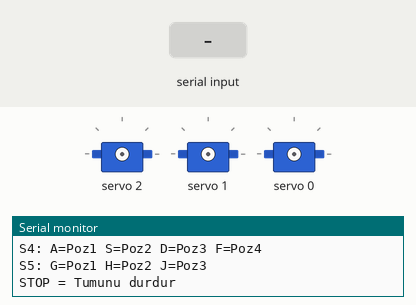
Recording of a sketch running on a simulated Arduino Uno, built with avr-gcc and run on an emulated ATmega328P. Parts: 3 × servo, the last lines printed to the serial monitor. The inputs (shaded band) are chosen by the test bench.

Above: at 1.2 s.
1.3 s: "7\n" received over Serial
At 1.45 s:
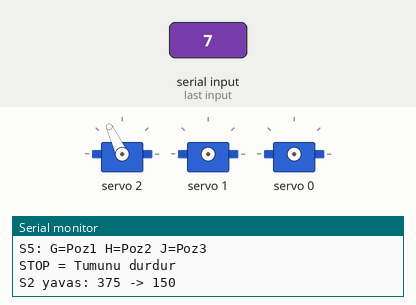
4.3 s: "1\n" received over Serial
7.3 s: "2\n" received over Serial
At 7.6 s:
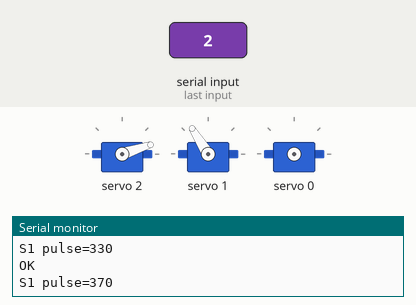
8.8 s: "4\n" received over Serial
10.3 s: "3\n" received over Serial
At 11.1 s:
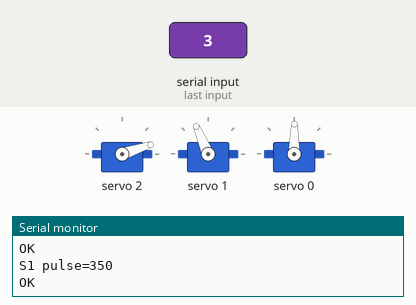
Timing chart, 0 to 12.8 s (numbered marks = the images above; inputs shaded):
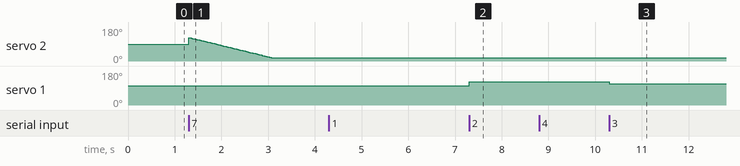

Measured:
- after the input at 7.3 s, servo 1: 103° → 122° at once
- after the input at 10.3 s, servo 1: 122° → 113° at once

The sketch:

robot_kol.ino
```cpp
/*
  Robot Arm Control / Robot Kol Kontrol - Arduino Uno + PCA9685

  S1 (Channel/Kanal 1): MG996R - BASE / TABAN
    1=left/sol(330), 2=right/sag(370), 3=stop/dur(350)
  S0 (Channel/Kanal 0): DS 60KG - SHOULDER / OMUZ
    4=left/sol(300), 5=right/sag(400), 6=stop/dur(350)
  S2 (Channel/Kanal 2): MG996R - Positional / Pozisyonel
    7=Pos1/Poz1(150), 8=Pos2/Poz2(375), 9=Pos3/Poz3(600)
  S3 (Channel/Kanal 3): MG90S - 4 positions / 4 pozisyon
    Q=Pos1(100) W=Pos2(267) E=Pos3(433) R=Pos4(600)
  S4 (Channel/Kanal 4): MG90S - 4 positions / 4 pozisyon
    A=Pos1(100) S=Pos2(267) D=Pos3(433) F=Pos4(600)
  S5 (Channel/Kanal 5): MG90S - 3 positions / 3 pozisyon
    G=Pos1(100) H=Pos2(350) J=Pos3(600)

  Commands / Komutlar:
    1-9 = S0-S2 control / kontrol
    Q-W-E-R = S3 4 positions / pozisyon
    A-S-D-F = S4 4 positions / pozisyon
    G-H-J = S5 3 positions / pozisyon
    STOP = Stop all / Tumunu durdur
*/

#include <Wire.h>
#include <Adafruit_PWMServoDriver.h>

Adafruit_PWMServoDriver pwm = Adafruit_PWMServoDriver(0x40);

// === S0 (DS 60KG) ===
#define S0_SOL       300
#define S0_SAG       400
#define S0_DUR       350

// === S1 (MG996R) ===
#define S1_SOL       330
#define S1_SAG       370
#define S1_DUR       350

// === S2 (MG996R - Positional / Pozisyonel) ===
#define S2_POS1      150    // 7 - one end / bir uc (0 deg / derece)
#define S2_POS2      375    // 8 - middle / orta (90 deg / derece)
#define S2_POS3      600    // 9 - other end / diger uc (180 deg / derece)
#define S2_ADIM      2      // Pulse step per move / Her adimda kac pulse (small=slow / kucuk=yavas)
#define S2_BEKLEME   15     // Delay between steps ms / Adimlar arasi bekleme ms (big=slow / buyuk=yavas)

// === S3 (MG90S) - 4 Positions / Pozisyon ===
#define S3_POS1      100    // Q - far left / en sol
#define S3_POS2      267    // W
#define S3_POS3      433    // E
#define S3_POS4      600    // R - far right / en sag

// === S4 (MG90S) - 4 Positions / Pozisyon ===
#define S4_POS1      100    // A - far left / en sol
#define S4_POS2      267    // S
#define S4_POS3      433    // D
#define S4_POS4      600    // F - far right / en sag

// === S5 (MG90S) - 3 Positions / Pozisyon ===
#define S5_POS1      100    // G - one end / bir uc
#define S5_POS2      350    // H - middle / orta
#define S5_POS3      600    // J - other end / diger uc

// === Timing settings / Zaman ayarlari ===
#define HAREKET_SURESI  500

String inputString = "";
bool stringComplete = false;
int s2Pozisyon = S2_POS2;  // S2 starting position / baslangic pozisyonu (middle / orta)

void setup() {
  Serial.begin(115200);

  pwm.begin();
  pwm.setPWMFreq(50);
  delay(10);

  // Turn off all channels at startup / Baslangicta tum kanallari kapat
  for (int i = 0; i < 16; i++) {
    pwm.setPWM(i, 0, 4096);
  }

  Serial.println("=== ROBOT KOL KONTROL ===");
  Serial.println("S0-S2:");
  Serial.println("  1=S1sol 2=S1sag 3=S1dur");
  Serial.println("  4=S0sol 5=S0sag 6=S0dur");
  Serial.println("  7=S2poz1 8=S2poz2 9=S2poz3");
  Serial.println("S3: Q=Poz1 W=Poz2 E=Poz3 R=Poz4");
  Serial.println("S4: A=Poz1 S=Poz2 D=Poz3 F=Poz4");
  Serial.println("S5: G=Poz1 H=Poz2 J=Poz3");
  Serial.println("STOP = Tumunu durdur");
  Serial.println();
}

void loop() {
  // Read serial input / Seri porttan veri oku
  while (Serial.available()) {
    char inChar = (char)Serial.read();
    if (inChar == '\n') {
      stringComplete = true;
    } else if (inChar != '\r') {
      inputString += inChar;
    }
  }

  // Process command when line is complete / Satir tamamlandiginda komutu isle
  if (stringComplete) {
    inputString.trim();
    inputString.toUpperCase();
    handleCommand(inputString);
    inputString = "";
    stringComplete = false;
  }
}

void handleCommand(String cmd) {
  // Stop everything / Her seyi durdur
  if (cmd == "STOP") {
    killAll();
    Serial.println("OK STOP");
    return;
  }

  // Numeric commands (1-9) / Sayisal komutlar (1-9)
  if (cmd == "1") { hareketEt(1, S1_SOL); return; }
  if (cmd == "2") { hareketEt(1, S1_SAG); return; }
  if (cmd == "3") { hareketEt(1, S1_DUR); return; }
  if (cmd == "4") { hareketEt(0, S0_SOL); return; }
  if (cmd == "5") { hareketEt(0, S0_SAG); return; }
  if (cmd == "6") { hareketEt(0, S0_DUR); return; }
  if (cmd == "7") { hareketEtYavasS2(S2_POS1); return; }
  if (cmd == "8") { hareketEtYavasS2(S2_POS2); return; }
  if (cmd == "9") { hareketEtYavasS2(S2_POS3); return; }

  // S3 (Q-W-E-R) - 4 positions, signal cut to avoid heating / 4 pozisyon, sinyal kesilir, isinmaz
  if (cmd == "Q") { hareketEt(3, S3_POS1); return; }
  if (cmd == "W") { hareketEt(3, S3_POS2); return; }
  if (cmd == "E") { hareketEt(3, S3_POS3); return; }
  if (cmd == "R") { hareketEt(3, S3_POS4); return; }

  // S4 (A-S-D-F) - 4 positions, signal cut to avoid heating / 4 pozisyon, sinyal kesilir, isinmaz
  if (cmd == "A") { hareketEt(4, S4_POS1); return; }
  if (cmd == "S") { hareketEt(4, S4_POS2); return; }
  if (cmd == "D") { hareketEt(4, S4_POS3); return; }
  if (cmd == "F") { hareketEt(4, S4_POS4); return; }

  // S5 (G-H-J) - 3 positions, signal cut to avoid heating / 3 pozisyon, sinyal kesilir, isinmaz
  if (cmd == "G") { hareketEt(5, S5_POS1); return; }
  if (cmd == "H") { hareketEt(5, S5_POS2); return; }
  if (cmd == "J") { hareketEt(5, S5_POS3); return; }

  // Unknown command / Bilinmeyen komut
  Serial.println("ERR: 1-9 / Q-W-E-R / A-S-D-F / G-H-J / STOP");
}

// Standard move: send pulse, wait, cut signal / Standart hareket: pulse gonder, bekle, sinyali kes
void hareketEt(int kanal, int pulse) {
  Serial.print("S"); Serial.print(kanal);
  Serial.print(" pulse="); Serial.println(pulse);

  pwm.setPWM(kanal, 0, pulse);
  delay(HAREKET_SURESI);
  pwm.setPWM(kanal, 0, 4096);

  Serial.println("OK");
}

// S2 slow move - steps gradually to target / S2 yavas hareket - adim adim hedefe gider
void hareketEtYavasS2(int hedef) {
  Serial.print("S2 yavas: "); Serial.print(s2Pozisyon);
  Serial.print(" -> "); Serial.println(hedef);

  while (s2Pozisyon != hedef) {
    if (s2Pozisyon < hedef) {
      s2Pozisyon += S2_ADIM;
      if (s2Pozisyon > hedef) s2Pozisyon = hedef;
    } else {
      s2Pozisyon -= S2_ADIM;
      if (s2Pozisyon < hedef) s2Pozisyon = hedef;
    }
    pwm.setPWM(2, 0, s2Pozisyon);
    delay(S2_BEKLEME);
  }

  Serial.println("OK");
}

// Positional servo - keeps signal, holds angle / Pozisyonel servo - sinyal kesilmez, acida sabit kalir
void hareketEtPoz(int kanal, int pulse) {
  Serial.print("S"); Serial.print(kanal);
  Serial.print(" poz="); Serial.println(pulse);

  pwm.setPWM(kanal, 0, pulse);

  Serial.println("OK");
}

// Cut signal on all channels / Tum kanallarin sinyalini kes
void killAll() {
  for (int i = 0; i < 16; i++) {
    pwm.setPWM(i, 0, 4096);
  }
}
```
